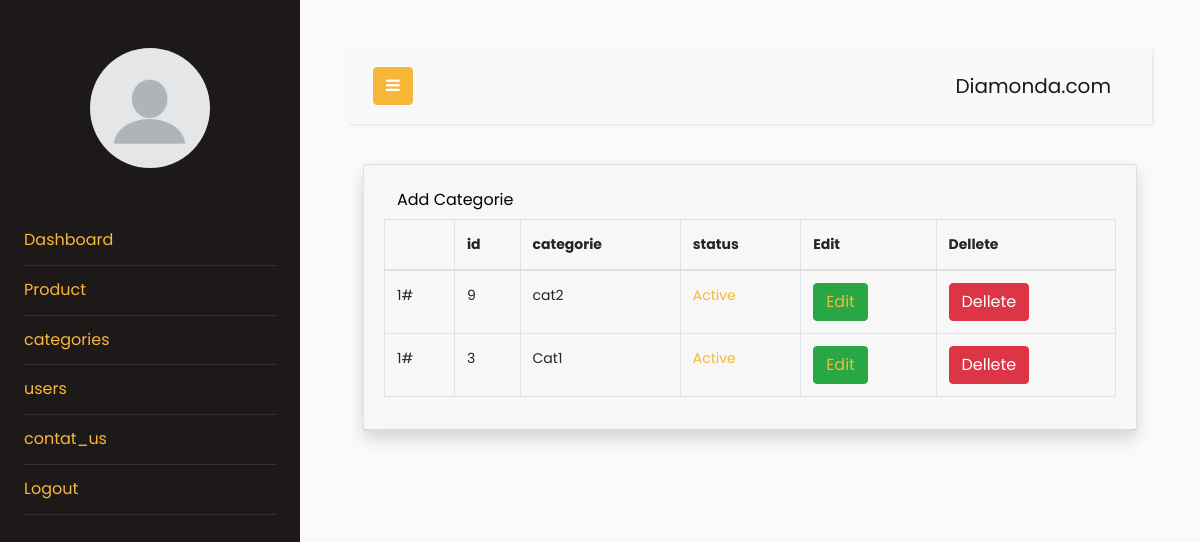
The app's page /admin/categories.php with its own data.
### tables this page shows
CREATE TABLE `categorie` (
  `id` int(11) NOT NULL,
  `categorie` varchar(255) NOT NULL,
  `status` tinyint(4) NOT NULL
);

### admin/categories.php (the view, shortened to what this page needs)
<?php
 $con=mysqli_connect("localhost","root","","siteecomerce");
$sql="select * from categorie order by categorie desc";
$res=mysqli_query($con,$sql);
?>
<?php include ('header.php');?>
<div class="container-fluid">
    <div class="card shadow md-4">
        <div class="card-header py-3">
            <h6 class="m-0 font-weight-blod text-primary">
            <button type="submit" name="updatebtn" class="btn ">
			<a style="color:black;" href="add_categorie.php">Add Categorie</a>
            </button>
            </h6>
                <table class="table table-bordered" id="dataTable" width="100%" cellspacing="0">
                    <thead>
                        <tr>
                            <th class="serial"></th>
                            <th>id</th>
                            <th>categorie</th>
                            <th>status</th>
                            <th>Edit</th>
                            <th>Dellete</th>
                        </tr>
                    </thead>
                    <tbody>
					<?php
                      $i=1;
                      while($row=mysqli_fetch_assoc($res)){
                                ?>
                        <tr>
                    <td class="serial"><?php echo $i; ?>#</td>
                            <td><?php echo $row['id']; ?></td>
                            <td><?php echo $row['categorie'];?></td>
                            <td>
                            <?php
                            if ($row['status']==1){
                          echo "<a href='?type=status&operation=deactive&id=".$row['id']."'>Active</a>";
                            }else{
                                echo "<a href='?type=status&operation=active&id=".$row['id']."'> Deactive</a>";
                            }
                            ?></td>
                            <td>
                            <?php
                            if ($row['status']==1){
                            echo "<span  class='btn btn-success'>
                            <a href='add_categorie.php?edit&id=".$row['id']."'> Edit</a></span>";
                            }
                            ?></td>
                            <td>
                            <form action="deletcategories.php" method="POST">
                                <button type="submit" name="delete_btn" class="btn btn-danger">Dellete</button>
                            </form>
                            </td>
                        </tr>
                        <?php     } ?>
                </table>
            </div>
        </div>
    </div>
</div>
	</body>
</html>

### records on screen
categorie: id "9", categorie "cat2"
categorie: id "3", categorie "Cat1"
